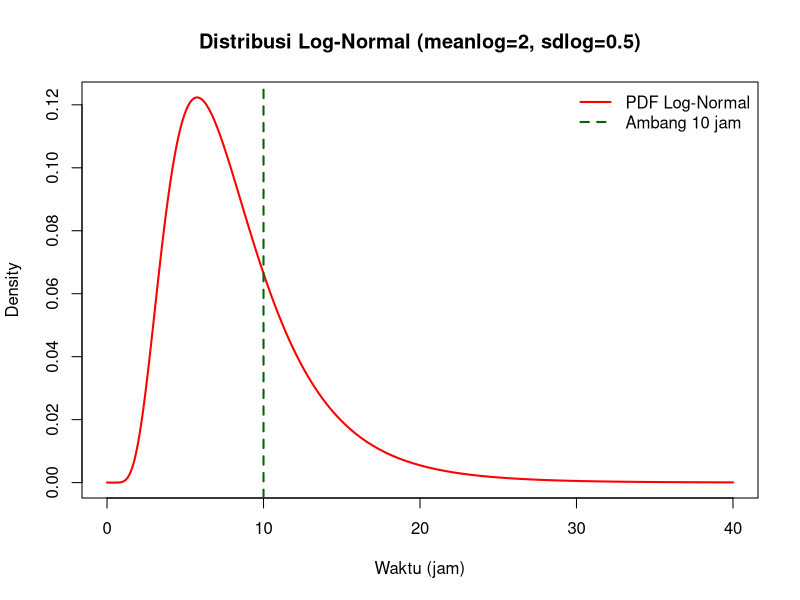
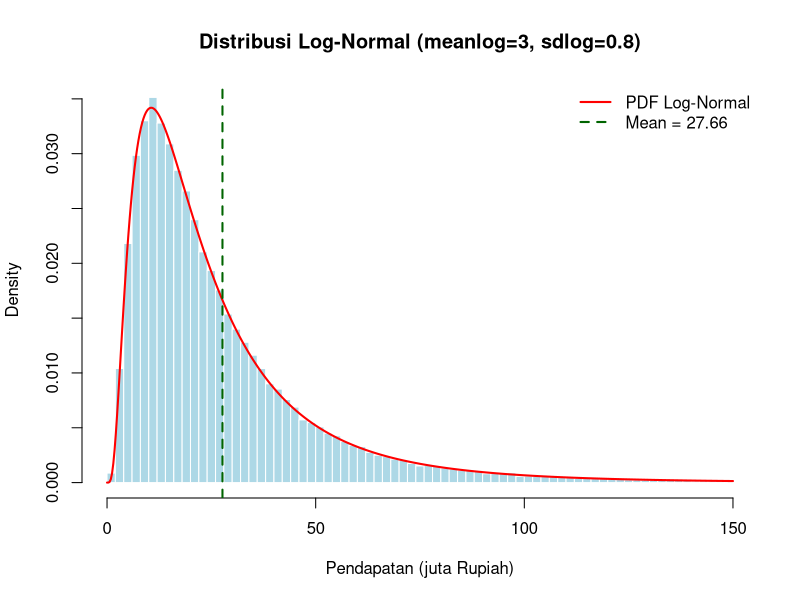
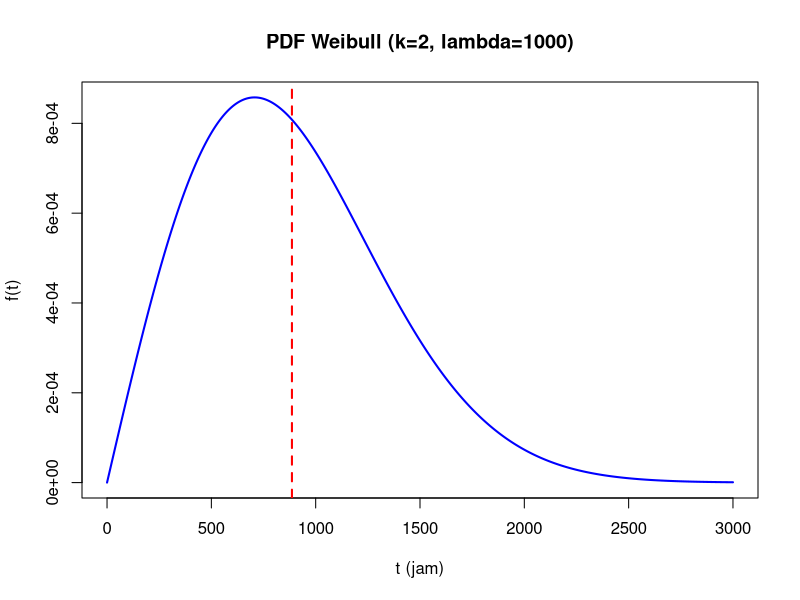
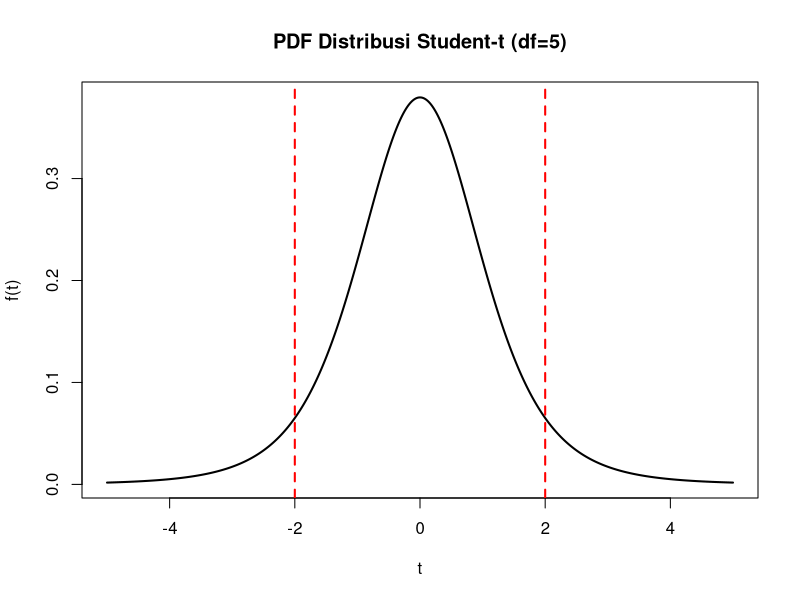
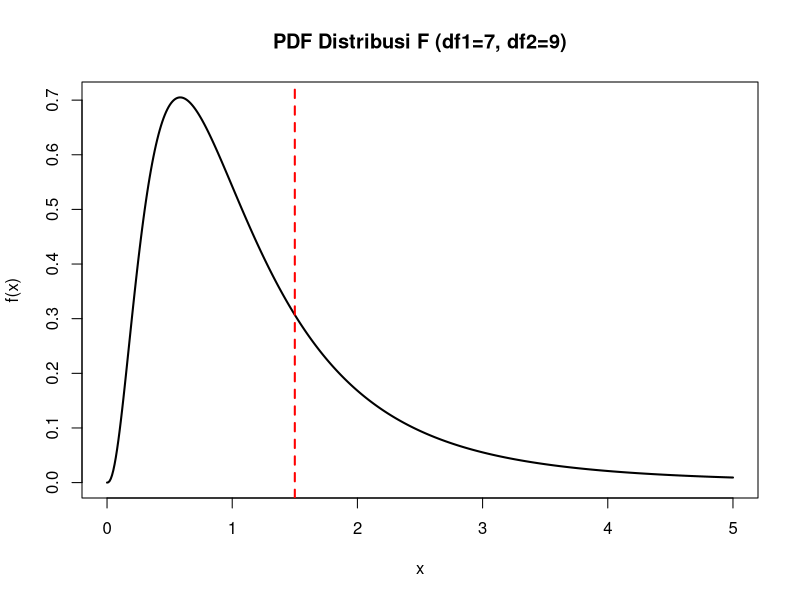

Write R code to recreate these figures, in order.
# LATIHAN SEBARAN KONTINU

# 1. Sebaran Log-Normal (Waktu Penyelesaian Modul)

#Case
#Waktu T (jam) mengikuti Log-Normal dengan meanlog = 2 dan sdlog = 0.5

#Question
#Berapa peluang insinyur membutuhkan waktu lebih dari 10 jam?

#Conclusion
mu <- 2       # meanlog
sigma <- 0.5  # sdlog

p1 <- 1 - plnorm(10, meanlog = mu, sdlog = sigma)
p1

# atau langsung:
plnorm(10, meanlog = mu, sdlog = sigma, lower.tail = FALSE)

#Ada sekitar 27.25% peluang insinyur membutuhkan waktu lebih dari 10 jam.

# Visualisasi
x <- seq(0, 40, length.out = 500)
y <- dlnorm(x, meanlog = mu, sdlog = sigma)
plot(x, y, type = "l", lwd = 2, col = "red",
     main = "Distribusi Log-Normal (meanlog=2, sdlog=0.5)",
     xlab = "Waktu (jam)", ylab = "Density")
abline(v = 10, col = "darkgreen", lwd = 2, lty = 2)
legend("topright", legend = c("PDF Log-Normal", "Ambang 10 jam"),
       col = c("red", "darkgreen"), lty = c(1,2), lwd = 2, bty = "n")


# 2. Sebaran Log-Normal (Pendapatan UMKM)

#Case
#Pendapatan bulanan UMKM ~ Log-Normal dengan meanlog = 3 dan sdlog = 0.8 (juta Rupiah)

#Question
#Berapakah nilai rata-rata (mean) ekspektasi pendapatan UMKM?

#Conclusion
mu <- 3
sigma <- 0.8

# E[X] = exp(mu + sigma^2/2)
mean_umkm <- exp(mu + sigma^2 / 2)
mean_umkm

# Verifikasi dengan simulasi
set.seed(2025)
dat <- rlnorm(100000, meanlog = mu, sdlog = sigma)
mean(dat)

#Rata-rata pendapatan UMKM sekitar 27.66 juta Rupiah per bulan.

# Visualisasi: histogram simulasi + PDF teoritis
hist(dat[dat < 150], breaks = 60, probability = TRUE,
     main = "Distribusi Log-Normal (meanlog=3, sdlog=0.8)",
     xlab = "Pendapatan (juta Rupiah)", col = "lightblue", border = "white")
x <- seq(0, 150, length.out = 500)
y <- dlnorm(x, meanlog = mu, sdlog = sigma)
lines(x, y, col = "red", lwd = 2)

# Garis vertikal untuk nilai mean
abline(v = mean_umkm, col = "darkgreen", lwd = 2, lty = 2)

legend("topright",
       legend = c("PDF Log-Normal", "Mean = 27.66"),
       col = c("red", "darkgreen"), lty = c(1,2), lwd = 2, bty = "n")


# 3. Sebaran Weibull (Umur Mikroprosesor)

#Case
#Umur komponen ~ Weibull dengan shape k = 2 dan scale lambda = 1000 jam

#Question
#Berapakah rata-rata (mean) ekspektasi umur komponen?

#Conclusion
k <- 2; lambda <- 1000

# E[T] = lambda * Gamma(1 + 1/k)
mean_weibull <- lambda * gamma(1 + 1/k)
mean_weibull

# Verifikasi dengan simulasi
set.seed(2025)
mean(rweibull(100000, shape = k, scale = lambda))

#Rata-rata umur komponen sekitar 886.23 jam.

# Visualisasi
t <- seq(0.001, 3000, length.out = 500)
plot(t, dweibull(t, shape = k, scale = lambda), type = "l", lwd = 2, col = "blue",
     main = "PDF Weibull (k=2, lambda=1000)",
     xlab = "t (jam)", ylab = "f(t)")
abline(v = mean_weibull, col = "red", lwd = 2, lty = 2)


# 4. Sebaran Student-t

#Case
#n = 6 observasi, derajat bebas v = n - 1 = 5

#Question
#Berapakah peluang P(|T| > 2)?

#Conclusion
n <- 6
v <- n - 1

# Probabilitas one-sided dan two-sided
pt(2, df = v, lower.tail = FALSE)       # P(T > 2)

2 * pt(2, df = v, lower.tail = FALSE)   # P(|T| > 2)

#Ada sekitar 10.19% peluang statistik T bernilai ekstrem (> 2 atau < -2).

x <- seq(-5, 5, by = 0.01)
y <- dt(x, df = v)
plot(x, y, type = "l", lwd = 2, main = "PDF Distribusi Student-t (df=5)",
     xlab = "t", ylab = "f(t)")
abline(v = c(-2, 2), col = "red", lty = 2, lwd = 2)


# 5. Sebaran F

#Case
#Mesin A (n1 = 8, s1^2 = 30) dan mesin B (n2 = 10, s2^2 = 20)

#Question
#Hitung p-value apakah varians mesin A lebih besar daripada mesin B

#Conclusion
n1 <- 8; n2 <- 10
s1sq <- 30
s2sq <- 20
Fstat <- s1sq / s2sq
df1 <- n1 - 1
df2 <- n2 - 1

# p-value one-sided kanan
p_value <- 1 - pf(Fstat, df1 = df1, df2 = df2)
p_value

# atau langsung:
pf(Fstat, df1 = df1, df2 = df2, lower.tail = FALSE)

#p-value sekitar 0.2795 (> 0.05), sehingga tidak cukup bukti bahwa
#varians mesin A lebih besar daripada mesin B.

# Plot PDF F(df1, df2)
x <- seq(0, 5, length.out = 500)
y <- df(x, df1 = df1, df2 = df2)
plot(x, y, type = "l", lwd = 2,
     main = paste("PDF Distribusi F (df1=", df1, ", df2=", df2, ")", sep=""),
     xlab = "x", ylab = "f(x)")
abline(v = Fstat, col = "red", lty = 2, lwd = 2)
